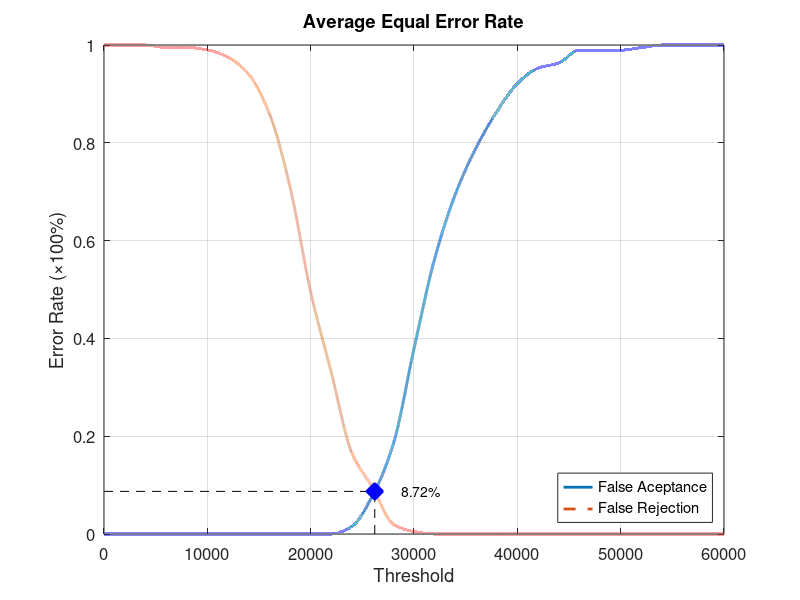
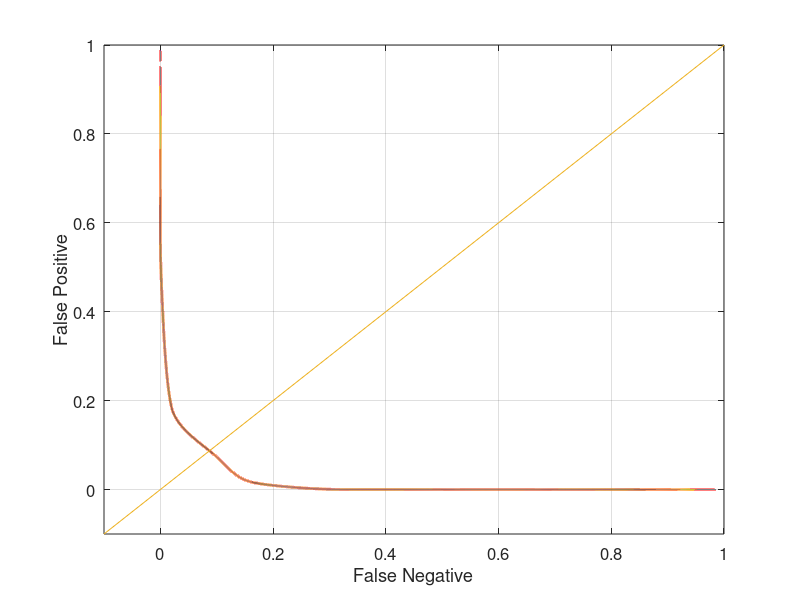

The MATLAB script that drew these images, in order:
function yEER = Database5_4
close all;
clear;
clc;
x = 0:2000:60000;
xq = 0:0.5:60000;

y0 = [0 0 0 0 0 0 0 0 0 0 0 0 0.0157895 0.0789474 0.184211 0.378947 0.563158 0.694737 0.789474 0.863158 0.921053 0.952632 0.963158 0.989474 0.989474 0.989474 0.994737 1 1 1 1];
yy0 = interp1(x, y0, xq, 'pchip');
y1 = [1 1 1 0.995 0.995 0.99 0.975 0.94 0.86 0.71 0.495 0.33 0.165 0.095 0.02 0.005 0 0 0 0 0 0 0 0 0 0 0 0 0 0 0];
yy1 = interp1(x, y1, xq, 'pchip');

% Calculating EER: 
y2 = abs(y0 - y1);
find(y2 == min(y2))
yy2 = abs(yy0 - yy1);
xEER = find(yy2 == min(yy2));
xEERIndex = xq(xEER) % X-axis EER
yEER = yy0(xEER) % Y-axis EER

main = figure
plot(xq, yy0,'-','LineWidth', 2);	hold on
plot(xq, yy1,'--','LineWidth', 2);	hold on
plot([xEERIndex xEERIndex], [0 yEER], 'k--');	hold on
plot([0 xEERIndex], [yEER yEER], 'k--');	hold on
plot(xEERIndex, yEER, 'bx', 'LineWidth', 10);	hold on
text(xEERIndex + 10 * xEERIndex / 100, yEER, [num2str(round((10000 * yEER)) / 100) '%'])
legend('False Aceptance', 'False Rejection', 'Location', 'SouthEast')
xlabel('Threshold')
ylabel('Error Rate (\times100%)')
title('Average Equal Error Rate')
set(gca, 'FontSize', 12)
axis([0 60000 0 1])
grid on

print(main, 'Database5_4Main', '-dpng');
FNRxFPR = figure('Color', [1 1 1]);
plot(yy1, yy0, '-', yy1, yy0, 'LineWidth', 2);
hold on
y = -0.1:0.1:1
plot(y, y); 
set(gca, 'FontSize', 12)
xlabel('False Negative')
ylabel('False Positive')
axis([-0.1 1 -0.1 1])
set(gca, 'FontSize', 12)
grid on

print(FNRxFPR, 'Database5_4FNRxFPR','-dpng');
end
